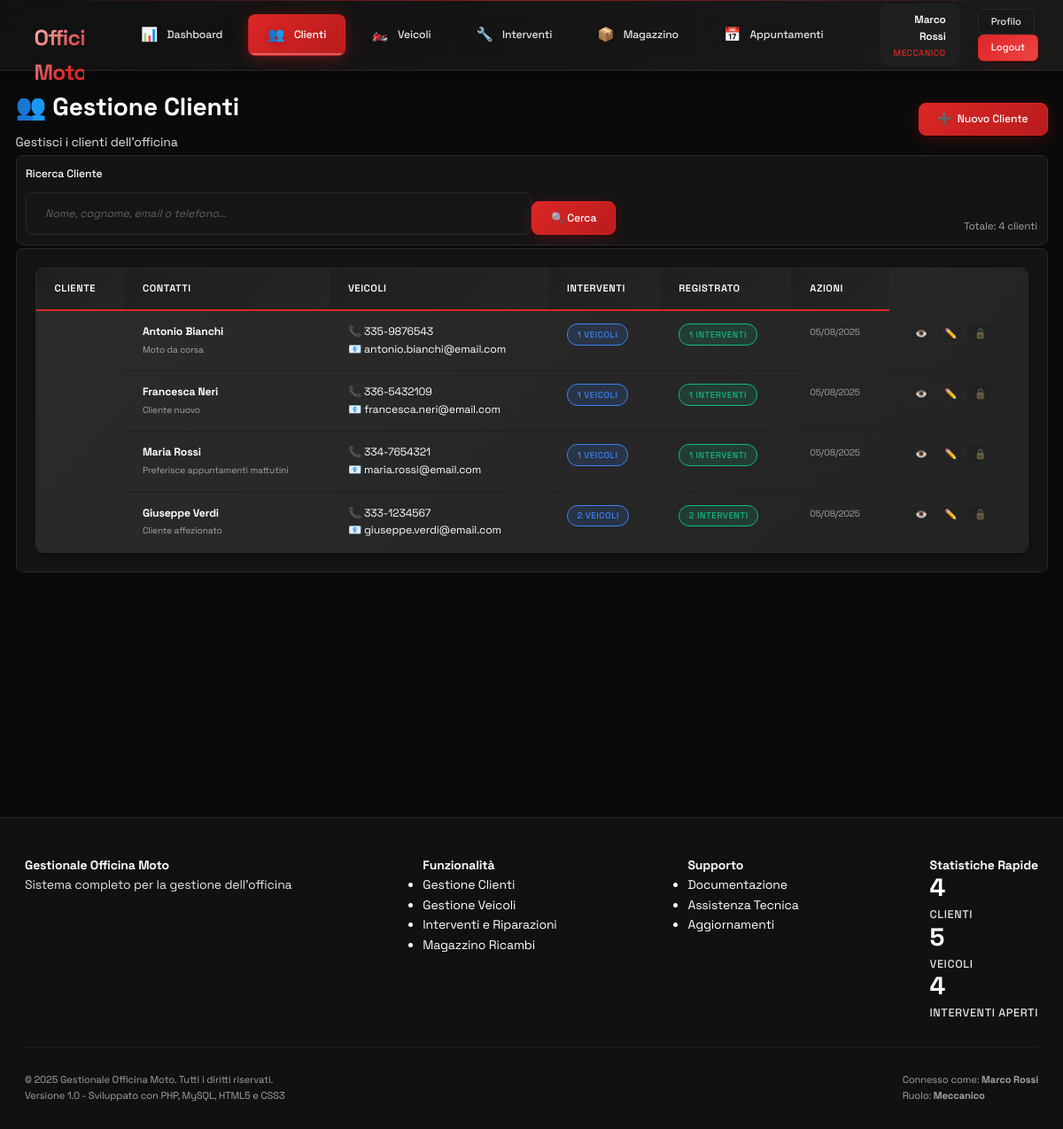
Page /clienti.php (signed in) on the committed database.
### tables this page shows
CREATE TABLE clienti (
    id INT AUTO_INCREMENT PRIMARY KEY,
    nome VARCHAR(100) NOT NULL,
    cognome VARCHAR(100) NOT NULL,
    telefono VARCHAR(20),
    email VARCHAR(100),
    indirizzo TEXT,
    note TEXT,
    data_creazione TIMESTAMP DEFAULT CURRENT_TIMESTAMP
);

### includes/db.php (called while the page is built, shortened)
<?php
class Database {
    private static $instance = null;
    private $connection;
    private function __construct() {
        try {
            $this->connection = new PDO(
                "mysql:host=" . DB_HOST . ";dbname=" . DB_NAME . ";charset=utf8mb4",
                DB_USER,
                DB_PASS,
                [
                    PDO::ATTR_ERRMODE => PDO::ERRMODE_EXCEPTION,
                    PDO::ATTR_DEFAULT_FETCH_MODE => PDO::FETCH_ASSOC,
                    PDO::ATTR_EMULATE_PREPARES => false
                ]
            );
        } catch(PDOException $e) {
            die("Errore connessione database: " . $e->getMessage());
        }
    }
    public static function getInstance() {
        if (self::$instance === null) {
            self::$instance = new self();
        }
        return self::$instance;
    }
    public function select($query, $params = []) {
        try {
            $stmt = $this->connection->prepare($query);
            $stmt->execute($params);
            return $stmt->fetchAll();
        } catch(PDOException $e) {
            error_log("Errore SELECT: " . $e->getMessage());
            return false;
        }
    }
    public function count($query, $params = []) {
        try {
            $stmt = $this->connection->prepare($query);
            $stmt->execute($params);
            return $stmt->fetchColumn();
        } catch(PDOException $e) {
            error_log("Errore COUNT: " . $e->getMessage());
            return 0;
        }
    }
}
function getDB() {
    return Database::getInstance();
}
?>

### clienti.php (the view, shortened to what this page needs)
<?php
require_once 'includes/header.php';
$action = $_GET['action'] ?? 'list';
$db = getDB();
if ($action === 'list') {
    $search = $_GET['search'] ?? '';
    $page = max(1, intval($_GET['page'] ?? 1));
    $limit = 20;
    $offset = ($page - 1) * $limit;
    $whereClause = '';
    $params = [];
    $totalClienti = $db->count("SELECT COUNT(*) FROM clienti $whereClause", $params);
    $clienti = $db->select("
        SELECT c.*,
               COUNT(v.id) as veicoli_count,
               COUNT(DISTINCT i.id) as interventi_count
        FROM clienti c
        LEFT JOIN veicoli v ON c.id = v.cliente_id
        LEFT JOIN interventi i ON v.id = i.veicolo_id
        $whereClause
        GROUP BY c.id
        ORDER BY c.cognome, c.nome
        LIMIT $limit OFFSET $offset
    ", $params);
}
?>
<div class="container-fluid">
    <?php if ($action === 'list'): ?>
    <div class="row mb-4">
        <div class="col-12">
            <div class="d-flex justify-content-between align-items-center">
                <div>
                    <h1 class="text-primary mb-2">👥 Gestione Clienti</h1>
                    <p class="text-secondary">Gestisci i clienti dell'officina</p>
                </div>
                <div>
                    <a href="clienti.php?action=add" class="btn btn-primary">
                        <span>➕</span> Nuovo Cliente
                    </a>
                </div>
            </div>
        </div>
    </div>
    <div class="row mb-4">
        <div class="col-12">
            <div class="card">
                <div class="card-body">
                    <form method="GET" class="row align-items-end">
                        <div class="col-md-6">
                            <label for="search" class="form-label">Ricerca Cliente</label>
                            <input type="text" id="search" name="search" class="form-control"
                                   placeholder="Nome, cognome, email o telefono..."
                                   value="<?php echo htmlspecialchars($search); ?>">
                        </div>
                        <div class="col-md-3">
                            <button type="submit" class="btn btn-primary">🔍 Cerca</button>
                        </div>
                        <div class="col-md-3 text-right">
                            <small class="text-muted">
                                Totale: <?php echo $totalClienti; ?> clienti
                            </small>
                        </div>
                    </form>
                </div>
            </div>
        </div>
    </div>
    <div class="row">
        <div class="col-12">
            <div class="card">
                <div class="card-body">
                    <?php if (!empty($clienti)): ?>
                    <div class="table-container">
                        <table class="data-table" id="clientiTable">
                            <thead>
                                <tr>
                                    <th>Cliente</th>
                                    <th>Contatti</th>
                                    <th>Veicoli</th>
                                    <th>Interventi</th>
                                    <th>Registrato</th>
                                    <th>Azioni</th>
                                </tr>
                            </thead>
                            <tbody>
                                <?php foreach ($clienti as $cliente): ?>
                                <tr>
                                    <td>
                                        <div>
                                            <strong><?php echo htmlspecialchars($cliente['nome'] . ' ' . $cliente['cognome']); ?></strong>
                                        </div>
                                        <?php if (!empty($cliente['note'])): ?>
                                        <small class="text-muted">
                                            <?php echo htmlspecialchars(substr($cliente['note'], 0, 50)) . (strlen($cliente['note']) > 50 ? '...' : ''); ?>
                                        </small>
                                        <?php endif; ?>
                                    </td>
                                    <td>
                                        <?php if (!empty($cliente['telefono'])): ?>
                                        <div><span>📞</span> <?php echo htmlspecialchars($cliente['telefono']); ?></div>
                                        <?php endif; ?>
                                        <?php if (!empty($cliente['email'])): ?>
                                        <div><span>📧</span> <?php echo htmlspecialchars($cliente['email']); ?></div>
                                        <?php endif; ?>
                                    </td>
                                    <td>
                                        <span class="badge <?php echo $cliente['veicoli_count'] > 0 ? 'badge-info' : 'badge-secondary'; ?>">
                                            <?php echo $cliente['veicoli_count']; ?> veicoli
                                        </span>
                                    </td>
                                    <td>
                                        <span class="badge <?php echo $cliente['interventi_count'] > 0 ? 'badge-success' : 'badge-secondary'; ?>">
                                            <?php echo $cliente['interventi_count']; ?> interventi
                                        </span>
                                    </td>
                                    <td>
                                        <small class="text-muted">
                                            <?php echo date('d/m/Y', strtotime($cliente['data_creazione'])); ?>
                                        </small>
                                    </td>
                                    <td>
                                        <div class="btn-group btn-group-sm">
                                            <a href="clienti.php?action=view&id=<?php echo $cliente['id']; ?>"
                                               class="btn btn-outline" title="Visualizza">
                                                👁️
                                            </a>
                                            <a href="clienti.php?action=edit&id=<?php echo $cliente['id']; ?>"
                                               class="btn btn-outline" title="Modifica">
                                                ✏️
                                            </a>
                                            <?php if ($cliente['veicoli_count'] == 0): ?>
                                            <button type="button" class="btn btn-danger"
                                                    onclick="deleteCliente(<?php echo $cliente['id']; ?>)"
                                                    title="Elimina">
                                                🗑️
                                            </button>
                                            <?php else: ?>
                                            <button type="button" class="btn btn-secondary"
                                                    title="Non eliminabile (ha veicoli)" disabled>
                                                🔒
                                            </button>
                                            <?php endif; ?>
                                        </div>
                                    </td>
                                </tr>
                                <?php endforeach; ?>
                            </tbody>
                        </table>
                    </div>
                    <?php endif; ?>
                </div>
            </div>
        </div>
    </div>
    <?php endif; ?>
</div>
<?php
require_once 'includes/footer.php';
?>

### assets/css/responsive.css (style rules this page uses)
@media (min-width: 768px) { .col-md-3 { flex: 0 0 25%; } }
@media (min-width: 768px) { .col-md-6 { flex: 0 0 50%; } }

### clienti.php (style rules this page uses)
.btn-group { display: flex; gap: 0.25rem; }
.btn-group-sm .btn { padding: 0.25rem 0.5rem; font-size: 0.8rem; }

### rows in the picture
clienti: nome+cognome "Antonio Bianchi", note "Moto da corsa", telefono "335-9876543", email "antonio.bianchi@email.com", veicoli_count "1", interventi_count "1", data_creazione "05/08/2025"
clienti: nome+cognome "Francesca Neri", note "Cliente nuovo", telefono "336-5432109", email "francesca.neri@email.com", veicoli_count "1", interventi_count "1", data_creazione "05/08/2025"
clienti: nome+cognome "Maria Rossi", note "Preferisce appuntamenti mattutini", telefono "334-7654321", email "maria.rossi@email.com", veicoli_count "1", interventi_count "1", data_creazione "05/08/2025"
clienti: nome+cognome "Giuseppe Verdi", note "Cliente affezionato", telefono "333-1234567", email "giuseppe.verdi@email.com", veicoli_count "2", interventi_count "2", data_creazione "05/08/2025"

### other values in the picture
$currentUser['name'] "Marco Rossi"
Auth::getRoleName($currentUser['role']) "MECCANICO"
$totalClienti "4"
$clientiCount "4"
$veicoliCount "5"
$interventiAperti "4"
getCurrentUser()['name'] "Marco Rossi"
Auth::getRoleName(getCurrentUser()['role']) "Meccanico"
